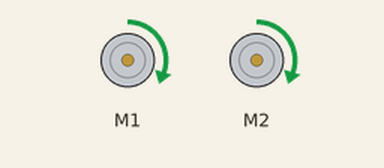
Recording of a sketch running on a simulated Arduino Leonardo, built with avr-gcc and run on an emulated ATmega32U4. Shown: 2 × DC motor (green arrow = forward, orange = backward, longer = faster). What the sketch prints to the serial monitor is not drawn.

Above: at 0.2 s.
Timing chart, 0 to 1.7 s (numbered marks = the images above):
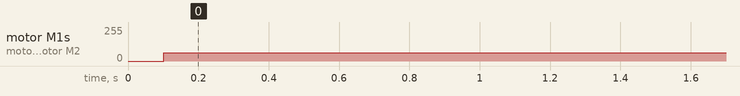

The sketch:

romi32u4_motors.ino
```cpp
// snippet: romi32u4_motors
// tags: romi, pololu, romi32u4, motor, encoder, robot, 32u4, drive
// boards: romi32u4
// library: Romi32U4
// description: Drive Pololu Romi 32U4 motors with encoder feedback
// prompts: Romi 32U4 motors, Pololu Romi drive, Romi encoder feedback, Romi32U4 motor control, Pololu Romi robot
// exact-include: Romi32U4.h

#include <Romi32U4.h>

Romi32U4Motors motors;
Romi32U4Encoders encoders;
unsigned long prevMs = 0;

void setup() {
  Serial.begin(9600);
}

void loop() {
  unsigned long now = millis();
  if (now - prevMs < 100) return;
  prevMs = now;

  int16_t left  = encoders.getCountsLeft();
  int16_t right = encoders.getCountsRight();

  Serial.print("L="); Serial.print(left);
  Serial.print(" R="); Serial.println(right);

  // Drive forward at half speed
  motors.setSpeeds(100, 100);
}
```

Measured:
- by itself, motor M1, motor M2: stopped → forward 63/255 at 0.10 s
